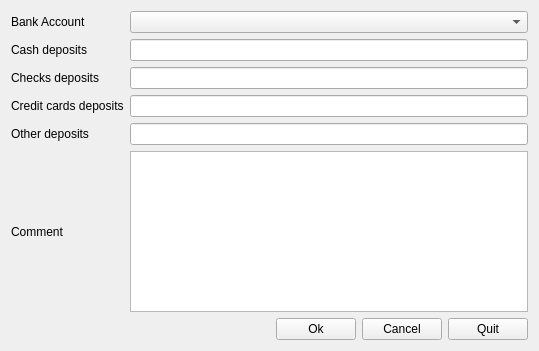
<?xml version="1.0" encoding="UTF-8"?>
<ui version="4.0">
 <class>DepositWidget</class>
 <widget class="QWidget" name="DepositWidget">
  <property name="geometry">
   <rect>
    <x>0</x>
    <y>0</y>
    <width>539</width>
    <height>351</height>
   </rect>
  </property>
  <property name="windowTitle">
   <string>Bank Deposits</string>
  </property>
  <layout class="QGridLayout" name="gridLayout_3">
   <item row="0" column="0">
    <layout class="QGridLayout" name="gridLayout_2">
     <item row="0" column="0">
      <layout class="QGridLayout" name="gridLayout">
       <item row="0" column="0">
        <widget class="QLabel" name="accountLabel">
         <property name="text">
          <string>Bank Account</string>
         </property>
         <property name="wordWrap">
          <bool>true</bool>
         </property>
         <property name="buddy">
          <cstring>accountBox</cstring>
         </property>
        </widget>
       </item>
       <item row="0" column="1">
        <widget class="QComboBox" name="accountBox"/>
       </item>
       <item row="1" column="0">
        <widget class="QLabel" name="cashLabel">
         <property name="text">
          <string>Cash deposits</string>
         </property>
         <property name="wordWrap">
          <bool>true</bool>
         </property>
         <property name="buddy">
          <cstring>cashEdit</cstring>
         </property>
        </widget>
       </item>
       <item row="1" column="1">
        <widget class="QLineEdit" name="cashEdit"/>
       </item>
       <item row="2" column="0">
        <widget class="QLabel" name="checksLabel">
         <property name="text">
          <string>Checks deposits</string>
         </property>
         <property name="wordWrap">
          <bool>true</bool>
         </property>
         <property name="buddy">
          <cstring>checksEdit</cstring>
         </property>
        </widget>
       </item>
       <item row="2" column="1">
        <widget class="QLineEdit" name="checksEdit"/>
       </item>
       <item row="3" column="0">
        <widget class="QLabel" name="visaLabel">
         <property name="text">
          <string>Credit cards deposits</string>
         </property>
         <property name="wordWrap">
          <bool>true</bool>
         </property>
         <property name="buddy">
          <cstring>visaEdit</cstring>
         </property>
        </widget>
       </item>
       <item row="3" column="1">
        <widget class="QLineEdit" name="visaEdit"/>
       </item>
       <item row="4" column="0">
        <widget class="QLabel" name="otherLabel">
         <property name="text">
          <string>Other deposits</string>
         </property>
         <property name="wordWrap">
          <bool>true</bool>
         </property>
         <property name="buddy">
          <cstring>otherEdit</cstring>
         </property>
        </widget>
       </item>
       <item row="4" column="1">
        <widget class="QLineEdit" name="otherEdit"/>
       </item>
       <item row="5" column="0">
        <widget class="QLabel" name="commentLabel">
         <property name="text">
          <string>Comment</string>
         </property>
         <property name="wordWrap">
          <bool>true</bool>
         </property>
         <property name="buddy">
          <cstring>commentTextEdit</cstring>
         </property>
        </widget>
       </item>
       <item row="5" column="1">
        <widget class="QTextEdit" name="commentTextEdit"/>
       </item>
      </layout>
     </item>
     <item row="1" column="0">
      <layout class="QHBoxLayout" name="horizontalLayout">
       <item>
        <spacer name="horizontalSpacer">
         <property name="orientation">
          <enum>Qt::Horizontal</enum>
         </property>
         <property name="sizeHint" stdset="0">
          <size>
           <width>108</width>
           <height>20</height>
          </size>
         </property>
        </spacer>
       </item>
       <item>
        <widget class="QPushButton" name="okButton">
         <property name="text">
          <string>Ok</string>
         </property>
        </widget>
       </item>
       <item>
        <widget class="QPushButton" name="cancelButton">
         <property name="text">
          <string>Cancel</string>
         </property>
        </widget>
       </item>
       <item>
        <widget class="QPushButton" name="quitButton">
         <property name="text">
          <string>Quit</string>
         </property>
        </widget>
       </item>
      </layout>
     </item>
    </layout>
   </item>
  </layout>
 </widget>
 <resources/>
 <connections/>
</ui>
